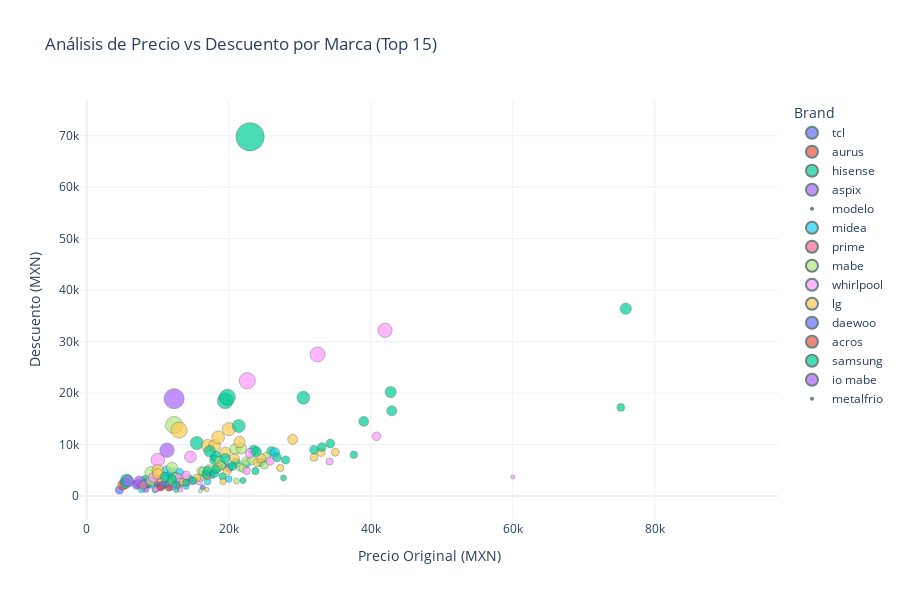

Source (notebook cell):
### Markdown cell above
## 6. Visualizaciones Avanzadas

### Code cell
# Visualización interactiva con Plotly - Precio vs Descuento por Marca
top_brands = df_exact_clean['Brand'].value_counts().head(15).index
df_plot = df_exact_clean[df_exact_clean['Brand'].isin(top_brands)]

fig = px.scatter(
    df_plot,
    x='Price',
    y='Discount',
    color='Brand',
    size='Discount_Percent',
    hover_data=['Name', 'Final_Price', 'Status'],
    title='Análisis de Precio vs Descuento por Marca (Top 15)',
    labels={'Price': 'Precio Original (MXN)', 'Discount': 'Descuento (MXN)'},
    template='plotly_white',
    height=600
)

fig.update_traces(marker=dict(line=dict(width=0.5, color='DarkSlateGrey')))
fig.show()

### Figure 1 — Plotly figure (JSON) as saved in the notebook; plotly's stock layout.template omitted (floating-point values rounded to 4 significant figures)
{"data": [{"customdata": [["Refrigerador Tcl 6 Pies Cúbicos Con Dispensador De Agua TSD60BW-NEGRO", 3449, "Out Of Stock"], ["Refrigerador 11 Pies Top Mount Gris Tdd11s Tcl", 6199, "Out Of Stock"], ["Refrigerador TCL Top Mount 11 Pies Gris TDD11S", 7999, "No Competitor"], ["Refrigerador TCL Top Mount 12 Pies Negro TDD12B", 8799, "No Competitor"], ["Refrigerador 12 Pies Top Mount Gris Tdd12b Tcl", 8859, "No Competitor"], ["Refrigerador TCL Top Mount 15 Pies Gris TDD15BW", 10199, "No Competitor"], ["Refrigerador Tcl 18 Pies Cúbicos French Door Gris Tfr18si", 14639, "Out Of Stock"], ["Refrigerador TCL French Door 18 Pies Silver TFR18SI", 14499, "No Competitor"]], "hovertemplate": "Brand=tcl<br>Precio Original (MXN)=%{x}<br>Descuento (MXN)=%{y}<br>Discount_Percent=%{marker.size}<br>Name=%{customdata[0]}<br>Final_Price=%{customdata[1]}<br>Status=%{customdata[2]}<extra></extra>", "legendgroup": "tcl", "marker": {"color": "#636efa", "line": {"color": "DarkSlateGrey", "width": 0.5}, "size": [25.01, 27.91, 20.0, 16.19, 20.04, 21.54, 10.29, 27.5], "sizemode": "area", "sizeref": 0.7587, "symbol": "circle"}, "mode": "markers", "name": "tcl", "orientation": "v", "showlegend": true, "type": "scatter", "x": [4599.0, 8599.0, 9999.0, 10500.0, 11080.0, 13000.0, 16320.0, 20000.0], "xaxis": "x", "y": [1150.0, 2400.0, 2000.0, 1700.0, 2220.0, 2800.0, 1680.0, 5500.0], "yaxis": "y"}, {"customdata": [["Refrigerador Aurus Aru07wb 7p3 Dark Silver C/despachador", 2919, "Out Of Stock"]], "hovertemplate": "Brand=aurus<br>Precio Original (MXN)=%{x}<br>Descuento (MXN)=%{y}<br>Discount_Percent=%{marker.size}<br>Name=%{customdata[0]}<br>Final_Price=%{customdata[1]}<br>Status=%{customdata[2]}<extra></extra>", "legendgroup": "aurus", "marker": {"color": "#EF553B", "line": {"color": "DarkSlateGrey", "width": 0.5}, "size": [42.87], "sizemode": "area", "sizeref": 0.7587, "symbol": "circle"}, "mode": "markers", "name": "aurus", "orientation": "v", "showlegend": true, "type": "scatter", "x": [5109.0], "xaxis": "x", "y": [2190.0], "yaxis": "y"}, {"customdata": [["Refrigerador Hisense RR63D6WWX Una Puerta 7 Pies Blanco", 2999, "Out Of Stock"], ["Refrigerador Hisense Una Puerta RR63D6WBX 7 Pies Negro", 2499, "Out Of Stock"], ["Refrigerador Hisense Una Puerta 7 Pies Gris RR63D6WGX", 5199, "No Competitor"], ["Refrigerador Hisense Top Mount 8 Pies Negro RT80D6WGX", 6699, "No Competitor"], ["Refrigerador 9 Pies Cúbicos Hisense Top Mount Gris Rt90n6wkx2", 8849, "No Competitor"], ["Refrigerador Hisense Top Mount 14 Pies Negro RT14N6BDX", 11199, "No Competitor"], ["Refrigerador Hisense Side by Side 18 Pies Plateado RS19N6WCX", 5199, "Out Of Stock"], ["Refrigerador Hisense Top Mount 16 Pies Gris RT16N6DDX", 10999, "No Competitor"], ["Refrigerador Hisense Top Mount 16 Pies Negro RT16N6BDX", 10499, "No Competitor"], ["Refrigerador Hisense Bottom Mount 17 Pies Plateado RB18N6CDX1", 12999, "Out Of Stock"], ["Refrigerador Hisense Top Mount 19 Pies Gris Rt19n6acx", 15289, "No Competitor"], ["Refrigerador Hisense Bottom Mount 15 Pies Negro RB15N6FBX1", 14499, "No Competitor"], ["Refrigerador Hisense Una Puerta 9 Pies Azul CVC494N3AWX", 18999, "No Competitor"], ["Refrigerador Hisense Side by Side 20 Pies Negro RS20N6WBX", 14599, "No Competitor"], ["Refrigerador Hisense Side by Side 23 Pies Plateado RS22N6GCX", 17999, "No Competitor"], ["Refrigerador Hisense French Door 22 Pies Plateado RF22N6FCX", 17299, "No Competitor"]], "hovertemplate": "Brand=hisense<br>Precio Original (MXN)=%{x}<br>Descuento (MXN)=%{y}<br>Discount_Percent=%{marker.size}<br>Name=%{customdata[0]}<br>Final_Price=%{customdata[1]}<br>Status=%{customdata[2]}<extra></extra>", "legendgroup": "hisense", "marker": {"color": "#00cc96", "line": {"color": "DarkSlateGrey", "width": 0.5}, "size": [45.46, 55.37, 37.35, 25.56, 20.06, 22.76, 66.46, 38.89, 42.31, 31.58, 20.03, 30.95, 13.64, 37.87, 26.53, 33.46], "sizemode": "area", "sizeref": 0.7587, "symbol": "circle"}, "mode": "markers", "name": "hisense", "orientation": "v", "showlegend": true, "type": "scatter", "x": [5499.0, 5599.0, 8299.0, 8999.0, 11070.0, 14500.0, 15500.0, 18000.0, 18200.0, 19000.0, 19120.0, 21000.0, 22000.0, 23500.0, 24500.0, 26000.0], "xaxis": "x", "y": [2500.0, 3100.0, 3100.0, 2300.0, 2220.0, 3300.0, 10300.0, 7000.0, 7700.0, 6000.0, 3830.0, 6500.0, 3000.0, 8900.0, 6500.0, 8700.0], "yaxis": "y"}, {"customdata": [["Refrigerador Aspix Top Mount 7.3 Pies Negro RCD73NA", 2899, "Out Of Stock"], ["Refrigerador Aspix Una Puerta 7 Pies Plateado RSDS7PA", 4799, "No Competitor"], ["Refrigerador Aspix Una Puerta 7 Pies Negro RSDN7PA", 4799, "No Competitor"], ["Refrigerador Aspix Una Puerta RSDS7PA 7 Pies Blanco", 4499, "No Competitor"], ["Refrigerador Aspix Top Mount 8 Pies Negro AX24RTM8WNE", 5999, "No Competitor"], ["Refrigerador Aspix Top Mount 8 Pies Plateado AX24RTM8WNE", 6999, "No Competitor"], ["Refrigerador Aspix Top Mount 7.3 Pies Gris RCD73PA", 5899, "Out Of Stock"]], "hovertemplate": "Brand=aspix<br>Precio Original (MXN)=%{x}<br>Descuento (MXN)=%{y}<br>Discount_Percent=%{marker.size}<br>Name=%{customdata[0]}<br>Final_Price=%{customdata[1]}<br>Status=%{customdata[2]}<extra></extra>", "legendgroup": "aspix", "marker": {"color": "#ab63fa", "line": {"color": "DarkSlateGrey", "width": 0.5}, "size": [50.01, 31.43, 33.34, 39.19, 27.71, 15.66, 30.59], "sizemode": "area", "sizeref": 0.7587, "symbol": "circle"}, "mode": "markers", "name": "aspix", "orientation": "v", "showlegend": true, "type": "scatter", "x": [5799.0, 6999.0, 7199.0, 7399.0, 8299.0, 8299.0, 8499.0], "xaxis": "x", "y": [2900.0, 2200.0, 2400.0, 2900.0, 2300.0, 1300.0, 2600.0], "yaxis": "y"}, {"customdata": [["Refrigerador Aurus Modelo Aru07ws 7p3 Acero C/despachador", 7199, "Out Of Stock"]], "hovertemplate": "Brand=modelo<br>Precio Original (MXN)=%{x}<br>Descuento (MXN)=%{y}<br>Discount_Percent=%{marker.size}<br>Name=%{customdata[0]}<br>Final_Price=%{customdata[1]}<br>Status=%{customdata[2]}<extra></extra>", "legendgroup": "modelo", "marker": {"color": "#FFA15A", "line": {"color": "DarkSlateGrey", "width": 0.5}, "size": [0.0], "sizemode": "area", "sizeref": 0.7587, "symbol": "circle"}, "mode": "markers", "name": "modelo", "orientation": "v", "showlegend": true, "type": "scatter", "x": [7199.0], "xaxis": "x", "y": [0.0], "yaxis": "y"}, {"customdata": [["Refrigerador Midea Cool Direct Top Mount Low Frost 8 Pies Gris MDRT210CCNLS", 6399, "No Competitor"], ["Refrigerador Midea Una Puerta Top Mount 7 Pies Silver MDRD190CCNDXW", 5699, "Out Of Stock"], ["Refrigerador Midea 10 Pies Gris MDRT280WINDX", 8439, "No Competitor"], ["Refrigerador Midea Top Mount 15 Pies Plateado MDRT580MTM46W", 6399, "Out Of Stock"], ["Refrigerador Midea Automático Top Mount Smart Sensor Lake Silver 10 Pies Cúbicos con Dispensador de Agua", 7799, "No Competitor"], ["Refrigerador Midea Top Mount 10 Pies Gris MDRT280WINDXW", 7499, "Out Of Stock"], ["Refrigerador Top Mount Midea Mdrt489mtm46w 13 Pies color Gris", 9939, "No Competitor"], ["Refrigerador Midea Top Mount 10 Pies Negro MDRT385MTM28WD", 8999, "No Competitor"], ["Refrigerador Midea Bottom Mount 11 Pies Plateado MDRB424FGM46W", 8499, "Out Of Stock"], ["Refrigerador Midea Top Mount 15 Pies Cúbicos Gris MDRT580MTM46W", 10749, "No Competitor"], ["Refrigerador Midea Bottom Mount 11 Pies Gris MDRB424FGM46W", 12129, "Out Of Stock"], ["Refrigerador Midea French Door Plus Inverter Bru Steel 19 Pies Cúbicos", 16499, "No Competitor"], ["Refrigerador Midea Top Mount 15 Pies Negro MDRT580MTM28WD", 11999, "No Competitor"], ["Refrigerador Top Mount Inverter Quattro Lake Silver 12 Pies Cúbicos", 16499, "No Competitor"], ["Refrigerador Automático Midea Side By Side Inverter Quattro Bru Steel 17P Gris MDRS619FGM46", 14219, "No Competitor"], ["Refrigerador Midea Top Mount 17 Pies Plateado MDRT480WENDXW", 13399, "No Competitor"], ["Refrigerador Midea Duplex Wifi 20 Pies Silver MDRS710FGM46", 16709, "Out Of Stock"], ["Refrigerador Midea MDRF700FGM46 French Door 19 Pies Plateado", 16199, "Out Of Stock"], ["Refrigerador Midea Side by Side 20 Pies Plateado MDRS710FGM46", 17999, "No Competitor"], ["Refrigerador Midea French Door Inverter Quattro Jazz Black 19P Negro MDRF700FGM28", 29499, "No Competitor"]], "hovertemplate": "Brand=midea<br>Precio Original (MXN)=%{x}<br>Descuento (MXN)=%{y}<br>Discount_Percent=%{marker.size}<br>Name=%{customdata[0]}<br>Final_Price=%{customdata[1]}<br>Status=%{customdata[2]}<extra></extra>", "legendgroup": "midea", "marker": {"color": "#19d3f3", "line": {"color": "DarkSlateGrey", "width": 0.5}, "size": [16.89, 28.75, 12.08, 42.86, 33.9, 37.5, 19.39, 28.0, 34.62, 19.17, 13.36, 0.0, 27.27, 0.0, 16.35, 23.43, 16.45, 28.0, 32.08, 0.0], "sizemode": "area", "sizeref": 0.7587, "symbol": "circle"}, "mode": "markers", "name": "midea", "orientation": "v", "showlegend": true, "type": "scatter", "x": [7699.0, 7999.0, 9599.0, 11200.0, 11800.0, 12000.0, 12330.0, 12500.0, 13000.0, 13300.0, 14000.0, 16500.0, 16500.0, 16500.0, 17000.0, 17500.0, 20000.0, 22500.0, 26500.0, 29500.0], "xaxis": "x", "y": [1300.0, 2300.0, 1160.0, 4800.0, 4000.0, 4500.0, 2390.0, 3500.0, 4500.0, 2550.0, 1870.0, 0.0, 4500.0, 0.0, 2780.0, 4100.0, 3290.0, 6300.0, 8500.0, 0.0], "yaxis": "y"}, {"customdata": [["Refrigerador Prime Rpr90-s 9p C/ Desp Top Mounted Silver", 5799, "Out Of Stock"], ["Refrigerador Prime Top Mounted Silver Rpr13-s 13p", 6599, "Out Of Stock"], ["Refrigerador Prime Top Mounted 11p Silver RPR11-S", 8469, "No Competitor"], ["Refrigerador Prime RPR15-S 15P Top Mounted Silver", 11079, "No Competitor"]], "hovertemplate": "Brand=prime<br>Precio Original (MXN)=%{x}<br>Descuento (MXN)=%{y}<br>Discount_Percent=%{marker.size}<br>Name=%{customdata[0]}<br>Final_Price=%{customdata[1]}<br>Status=%{customdata[2]}<extra></extra>", "legendgroup": "prime", "marker": {"color": "#FF6692", "line": {"color": "DarkSlateGrey", "width": 0.5}, "size": [26.59, 32.66, 15.3, 14.77], "sizemode": "area", "sizeref": 0.7587, "symbol": "circle"}, "mode": "markers", "name": "prime", "orientation": "v", "showlegend": true, "type": "scatter", "x": [7899.0, 9799.0, 9999.0, 13000.0], "xaxis": "x", "y": [2100.0, 3200.0, 1530.0, 1920.0], "yaxis": "y"}, {"customdata": [["Refrigerador Mabe Rma210pymrm0 8 Pies Cúbicos Gris", 6059, "No Competitor"], ["Refrigerador Mabe Stainless Steel Top Mount 11 Pies Negro RMA300FXMRP0", 4399, "Out Of Stock"], ["Refrigerador Mabe Top Mount 14 Pies Gris RME360FDMRE0", 8999, "Out Of Stock"], ["Refrigerador Mabe Top Mount 14 Pies Grafito RME360FGMRE0", 6499, "Out Of Stock"], ["Refrigerador Mabe Top Mount 19 Pies Gris RMS510IBMRX0", -1501, "Out Of Stock"], ["Refrigerador Mabe Top Mount 10 Pies Negro RMA250PVMRP0", 8799, "No Competitor"], ["Refrigerador Mabe Top Mount 10 Pies Plateado RMA1025YMXE", 8999, "No Competitor"], ["Refrigerador Mabe Top Mount 11 Pies Grafito", 10199, "No Competitor"], ["Refrigerador Mabe Rma300fjmrm0 11p Desp Inox Mate", 14269, "Out Of Stock"], ["Refrigerador Mabe Home Energy Saver 360 Lts Grafito RME360PVMRM0", 12459, "No Competitor"], ["Refrigerador Mabe Rma300fxmrm0 11'' 300 L Inox Mate Full Grip Home Energy Saver", 14990, "No Competitor"], ["Refrigerador Mabe Ome Energy Saver 10 Pies Grafito", 11290, "No Competitor"], ["Refrigerador Mabe RME1436XMXE Top Mount 14 Pies Grafito", 11599, "No Competitor"], ["Refrigerador Mabe Top Mount 14 Pies Negro RME360FDMRP0", 11999, "No Competitor"], ["Refrigerador Mabe Bottom Mount 11 Pies Negro RMB300IZMRP0", 11999, "Out Of Stock"], ["Refrigerador Mabe Top Mount 15 Pies Plateado RMS400IAMRX0", 12999, "No Competitor"], ["Refrigerador Mabe Top Mount 19 Pies Inox Mate RMS510IVMRM0", 11799, "No Competitor"], ["Refrigerador Mabe Bottom Freezer Gris RMB400IAMRM0", 18168, "Out Of Stock"], ["Refrigerador Mabe Top Mount 19 Pies Plateado Mate RMS510IAMRM0", 15999, "No Competitor"], ["Refrigerador Mabe Bottom Mount 19 Pies Negro RMB520IWMRP0", 12599, "Out Of Stock"], ["Refrigerador Mabe Bottom Mount 15 Pies Grafito RMB400IAMRE0", 16599, "No Competitor"], ["Refrigerador Mabe 15 Pies 400 L Acero Inoxidable", 15699, "No Competitor"], ["Refrigerador Automático Mabe 19 Pies 510 L Inoxidable", 16299, "No Competitor"], ["Refrigerador Mabe RMB520IJMRP0 Bottom Mount 19 Pies Negro", 18999, "No Competitor"], ["Refrigerador Mabe Automático 15 Pies 400 L Inox Mate", 17699, "No Competitor"]], "hovertemplate": "Brand=mabe<br>Precio Original (MXN)=%{x}<br>Descuento (MXN)=%{y}<br>Discount_Percent=%{marker.size}<br>Name=%{customdata[0]}<br>Final_Price=%{customdata[1]}<br>Status=%{customdata[2]}<extra></extra>", "legendgroup": "mabe", "marker": {"color": "#B6E880", "line": {"color": "DarkSlateGrey", "width": 0.5}, "size": [32.67, 51.12, 25.0, 45.84, 112.2, 29.6, 28.57, 26.09, 0.0, 22.08, 6.31, 30.0, 29.27, 30.23, 35.83, 31.22, 43.54, 13.81, 25.93, 42.2, 24.55, 30.01, 30.01, 24.0, 30.04], "sizemode": "area", "sizeref": 0.7587, "symbol": "circle"}, "mode": "markers", "name": "mabe", "orientation": "v", "showlegend": true, "type": "scatter", "x": [8999.0, 8999.0, 12000.0, 12000.0, 12300.0, 12500.0, 12600.0, 13800.0, 14270.0, 15990.0, 16000.0, 16130.0, 16400.0, 17200.0, 18700.0, 18900.0, 20900.0, 21080.0, 21600.0, 21800.0, 22000.0, 22430.0, 23290.0, 25000.0, 25300.0], "xaxis": "x", "y": [2940.0, 4600.0, 3000.0, 5500.0, 13800.0, 3700.0, 3600.0, 3600.0, 0.0, 3531.0, 1009.0, 4839.0, 4800.0, 5200.0, 6700.0, 5900.0, 9100.0, 2911.0, 5600.0, 9200.0, 5400.0, 6731.0, 6990.0, 6000.0, 7600.0], "yaxis": "y"}, {"customdata": [["Refrigerador Inverter Whirlpool Top Mount 9 Pies Silver WT32209D", 5799, "Out Of Stock"], ["Refrigerador Whirpool Mod. Wt02209d 9p3 Silver Inverter", 8419, "Out Of Stock"], ["Refrigerador Whirlpool Bottommount Wb1331d", 2999, "Out Of Stock"], ["Refrigerador Whirlpool Wt1133m 11 Pies color Plateado", 7429, "Out Of Stock"], ["Refrigerador Whirlpool 12 Pies Cúbicos Gris Wt-1231d", 10299, "No Competitor"], ["Refrigerador Whirlpool Top Mount 9 Pies Silver WT32409D 9P", 9499, "No Competitor"], ["Refrigerador Whirlpool WT1331D Top Mount 13p Xpert Energy Saver", 10299, "No Competitor"], ["Refrigerador Whirlpool 12p3 Silver Wt-1231d/1230k", 11939, "No Competitor"], ["Refrigerador Whirpool Top Mount 11 Pies Plateado WT1133M 11P", 11299, "No Competitor"], ["Refrigerador Whirlpool Top Mount 18 Pies Gris WT1818A", 9999, "Out Of Stock"], ["Refrigerador Whirlpool Wt1865a Top Mount 18 Pies", 6999, "Out Of Stock"], ["Refrigerador Whirlpool Top Mount 14 Pies Gris", 11999, "No Competitor"], ["Refrigerador Whirlpool Mod. Wt-1333dk", 15199, "Out Of Stock"], ["Refrigerador Whirlpool color Gris Top Mount 17p³", 12999, "No Competitor"], ["Refrigerador Whirlpool Bottom Mount 13 Pies Negro WB1332V", 12999, "Out Of Stock"], ["Refrigerador Whirlpool Side by Side Xpert 18 Pies Gris WD1600S", 17599, "No Competitor"], ["Refrigerador Whirlpool Side by Side 21 Pies Plateado WRQ551SNJZ", 199, "Out Of Stock"], ["Refrigerador Whirlpool French Door 19.56 P³", 14699, "Out Of Stock"], ["Refrigerador Whirlpool Side by Side 25 Pies Plateado WD5600S", 18999, "Out Of Stock"], ["Refrigerador Whirlpool French Door 25 Pies Negro WRX735SDHV", 4999, "Out Of Stock"], ["Refrigerador Whirlpool French Door 20 Pies Cubicos Gris MWRF220SEHM", 27499, "No Competitor"], ["Refrigerador Whirlpool 21 Pies Cubicos Gris WD1006S", 29199, "No Competitor"], ["Refrigerador Whirlpool Una Puerta 18 Pies Acero Inoxidable WSR57R18DM", 9799, "Out Of Stock"], ["Refrigerador Whirlpool WRX735SDHZ color Gris 25p³", 56299, "Out Of Stock"]], "hovertemplate": "Brand=whirlpool<br>Precio Original (MXN)=%{x}<br>Descuento (MXN)=%{y}<br>Discount_Percent=%{marker.size}<br>Name=%{customdata[0]}<br>Final_Price=%{customdata[1]}<br>Status=%{customdata[2]}<extra></extra>", "legendgroup": "whirlpool", "marker": {"color": "#FF97FF", "line": {"color": "DarkSlateGrey", "width": 0.5}, "size": [38.3, 13.29, 70.01, 29.24, 14.88, 26.93, 21.38, 9.55, 18.71, 28.57, 52.06, 18.92, 0.0, 17.72, 23.53, 21.78, 99.12, 36.09, 26.36, 84.62, 19.59, 28.43, 76.67, 6.17], "sizemode": "area", "sizeref": 0.7587, "symbol": "circle"}, "mode": "markers", "name": "whirlpool", "orientation": "v", "showlegend": true, "type": "scatter", "x": [9399.0, 9709.0, 9999.0, 10500.0, 12100.0, 13000.0, 13100.0, 13200.0, 13900.0, 14000.0, 14600.0, 14800.0, 15200.0, 15800.0, 17000.0, 22500.0, 22600.0, 23000.0, 25800.0, 32500.0, 34200.0, 40800.0, 42000.0, 60000.0], "xaxis": "x", "y": [3600.0, 1290.0, 7000.0, 3070.0, 1800.0, 3500.0, 2800.0, 1260.0, 2600.0, 4000.0, 7600.0, 2800.0, 0.0, 2800.0, 4000.0, 4900.0, 22400.0, 8300.0, 6800.0, 27500.0, 6700.0, 11600.0, 32200.0, 3700.0], "yaxis": "y"}, {"customdata": [["Refrigerador LG VT40BP Top Mount 14 Pies Platino", 4999, "Out Of Stock"], ["Refrigerador LG Top Mount 11 Pies Plateado GT32BDC", 5699, "Out Of Stock"], ["Refrigerador Top Mount LG Gt32bdc Smart Inverter 11 Pies", 7879, "Out Of Stock"], ["Refrigerador LG Gt32wdc de 11 Pies color Gris", 7889, "Out Of Stock"], ["Refrigerador Lg 9 Pies Silver", 10700, "Out Of Stock"], ["Refrigerador LG Top Mount 15 Pies Negro LT44AGD", 199, "Out Of Stock"], ["Refrigerador LG 2 Puertas con Despachador 11 Pies Gt32wpk", 10839, "No Competitor"], ["Refrigerador LG Top Freezer 16 Pies Platino VT45BP.APYFMXM", 11999, "No Competitor"], ["Refrigerador Top Mount Lg 15 Pies color Acero Inoxidable", 12989, "No Competitor"], ["Refrigerador Lg Vt40wp 14 Pies Top Mount Con Despachador De Agua", 15649, "Out Of Stock"], ["Refrigerador LG Top Mount 14 Pies Plateado VT40WP", 16999, "No Competitor"], ["Refrigerador LG Botton Mount 17 Pies Gris GB45SPP", 7199, "Out Of Stock"], ["Refrigerador LG Bottom Mount 17 Pies Negro GB45SPT", 8199, "Out Of Stock"], ["Refrigerador LG Inverter 9 Pies Gris GT29WDC", 12899, "No Competitor"], ["Refrigerador Inverter LG Bottom Mount 22 Pies Plateado GB22BGS", 7099, "Out Of Stock"], ["Refrigerador LG Lt57bpsx 20 Ft. Top Mount Smart Inverter", 16390, "Out Of Stock"], ["Refrigerador Inverter LG LM65BGS French Door 25 Pies Plateado", 10999, "Out Of Stock"], ["Refrigerador 24 Pies Top Mount Smart Inverter Color Silver Lg", 19730, "Out Of Stock"], ["Refrigerador LG Top Mount 20 Pies Plateado LT57BPSX", 14899, "No Competitor"], ["Refrigerador Inverter LG French Door 22 Pies Acero GF22WGS", 6999, "Out Of Stock"], ["Refrigerador LG Top Mount 20 Pies Negro LT57BT", 13499, "Out Of Stock"], ["Refrigerador LG French Door 29 Pies Plateado GM29BP", 10999, "Out Of Stock"], ["Refrigerador LG Top Mount 24 Pies Plateado GT24BS", 17499, "No Competitor"], ["Refrigerador Lg Top Freezer 20³pies Negro Essence Smart Inverter", 17199, "No Competitor"], ["Refrigerador Inverter 22 Pies French Door Acero Inox Lg", 25180, "Out Of Stock"], ["Refrigerador Lg 22 Pies Cúbicos French Door Gris Gf22bgsk", 21799, "No Competitor"], ["Refrigerador Lg 20 Pies³ (566 L) Top Freezer Negro Mate", 28559, "Out Of Stock"], ["Refrigerador LG French Door 22 Pies Plateado GM22BIP", 17999, "Out Of Stock"], ["Refrigerador LG Side by Side 27 Pies Plateado VS27BXQP", 24499, "Out Of Stock"], ["Refrigerador LG French Door 25 Pies Plateado GM25BQSASTFMXM", 24499, "No Competitor"], ["Refrigerador LG French Door 29 Pies Plateado GM39BVP", 26499, "No Competitor"]], "hovertemplate": "Brand=lg<br>Precio Original (MXN)=%{x}<br>Descuento (MXN)=%{y}<br>Discount_Percent=%{marker.size}<br>Name=%{customdata[0]}<br>Final_Price=%{customdata[1]}<br>Status=%{customdata[2]}<extra></extra>", "legendgroup": "lg", "marker": {"color": "#FECB52", "line": {"color": "DarkSlateGrey", "width": 0.5}, "size": [50.01, 43.0, 25.03, 25.07, 0.0, 98.47, 20.0, 22.58, 23.08, 7.4, 0.0, 57.65, 54.45, 30.01, 61.62, 14.59, 43.59, 0.0, 24.75, 65.0, 35.1, 48.84, 27.08, 30.0, 0.0, 20.0, 0.0, 37.93, 23.44, 25.76, 24.29], "sizemode": "area", "sizeref": 0.7587, "symbol": "circle"}, "mode": "markers", "name": "lg", "orientation": "v", "showlegend": true, "type": "scatter", "x": [9999.0, 9999.0, 10510.0, 10530.0, 10700.0, 13000.0, 13550.0, 15500.0, 16890.0, 16900.0, 17000.0, 17000.0, 18000.0, 18430.0, 18500.0, 19190.0, 19500.0, 19730.0, 19800.0, 20000.0, 20800.0, 21500.0, 24000.0, 24570.0, 25180.0, 27250.0, 28560.0, 29000.0, 32000.0, 33000.0, 35000.0], "xaxis": "x", "y": [5000.0, 4300.0, 2630.0, 2640.0, 0.0, 12800.0, 2710.0, 3500.0, 3897.0, 1250.0, 0.0, 9800.0, 9800.0, 5531.0, 11400.0, 2800.0, 8500.0, 0.0, 4900.0, 13000.0, 7300.0, 10500.0, 6500.0, 7371.0, 0.0, 5450.0, 0.0, 11000.0, 7500.0, 8500.0, 8500.0], "yaxis": "y"}, {"customdata": [["Refrigerador Daewoo Drt-0910asd Gris Top Mount 9 Pies", 8279, "Out Of Stock"], ["Refrigerador Inverter Daewoo 9 Pies Cúbicos Top Mount Gris Drt-0920hsbi", 8529, "Out Of Stock"], ["Refrigerador Daewoo 9 Pies Cúbicos Top Mount Gris Drt-0910as", 10685, "No Competitor"], ["Refrigerador Daewoo Drt-1210msd Gris Top Mount de 12 Pies", 10109, "No Competitor"], ["Refrigerador Daewoo 19 Pies Cúbicos Top Mount Gris Drt-1920hsbti", 16569, "Out Of Stock"]], "hovertemplate": "Brand=daewoo<br>Precio Original (MXN)=%{x}<br>Descuento (MXN)=%{y}<br>Discount_Percent=%{marker.size}<br>Name=%{customdata[0]}<br>Final_Price=%{customdata[1]}<br>Status=%{customdata[2]}<extra></extra>", "legendgroup": "daewoo", "marker": {"color": "#636efa", "line": {"color": "DarkSlateGrey", "width": 0.5}, "size": [20.0, 20.06, 0.0, 13.81, 0.0], "sizemode": "area", "sizeref": 0.7587, "symbol": "circle"}, "mode": "markers", "name": "daewoo", "orientation": "v", "showlegend": true, "type": "scatter", "x": [10350.0, 10670.0, 10680.0, 11730.0, 16570.0], "xaxis": "x", "y": [2070.0, 2140.0, 0.0, 1620.0, 0.0], "yaxis": "y"}, {"customdata": [["Refrigerador Acros Top Mount 11 Pies Plateado AT1130F", 8799, "Out Of Stock"], ["Refrigerador Acros 11 Pies Silver At1130m", 9999, "No Competitor"], ["Refrigerador Acros 13 Pies Cubicos Blanco At-1330w", 14009, "No Competitor"]], "hovertemplate": "Brand=acros<br>Precio Original (MXN)=%{x}<br>Descuento (MXN)=%{y}<br>Discount_Percent=%{marker.size}<br>Name=%{customdata[0]}<br>Final_Price=%{customdata[1]}<br>Status=%{customdata[2]}<extra></extra>", "legendgroup": "acros", "marker": {"color": "#EF553B", "line": {"color": "DarkSlateGrey", "width": 0.5}, "size": [15.39, 13.04, 0.0], "sizemode": "area", "sizeref": 0.7587, "symbol": "circle"}, "mode": "markers", "name": "acros", "orientation": "v", "showlegend": true, "type": "scatter", "x": [10400.0, 11500.0, 14010.0], "xaxis": "x", "y": [1600.0, 1500.0, 0.0], "yaxis": "y"}, {"customdata": [["Refrigerador Samsung Top Mount 11 Pies Negro RT31DG5724B1EM", 7299, "Out Of Stock"], ["Refrigerador Samsung Top Mount 11 Pies Gris RT31DG5724S9EM", 8699, "Out Of Stock"], ["Refrigerador Samsung 11 Pies Cúbicos Top Mount Gris Rt31dg5224s9", 11499, "No Competitor"], ["Refrigerador Samsung Top Mount 11 Pies Gris RT31DG5124S9EM", 10399, "No Competitor"], ["Refrigerador 12 Pies Gris Ai Top Mount Rt35dg5224s9 Samsung", 13499, "No Competitor"], ["Refrigerador Samsung Top Mount 12 Pies Gris RT35DG5224S9EM", 11399, "No Competitor"], ["Refrigerador Samsung Top Mount 14 Pies Plateado RT38DG6224S9EM", 11999, "No Competitor"], ["Refrigerador Samsung Top Mount 14 Pies Acero Inoxidable RT38A5930BS/EM", 15899, "Out Of Stock"], ["Refrigerador Samsung Top Mount 15 Pies Plateado RT42DG6224S9EM", 12599, "No Competitor"], ["Refrigerador Samsung Top Mount Cúbicos 12 Pies Color Acero RT35DG5724S9EM", 12099, "No Competitor"], ["Refrigerador Samsung Top Mount 19ft Fábrica Hielos Negro", 8599, "Out Of Stock"], ["Refrigerador Samsung Top Mount 19 Pies Gris RT53DG6128S9", 17859, "No Competitor"], ["Refrigerador Samsung RT38DG6734S9EM Gris Top Mount 14 Pies", 13599, "No Competitor"], ["Refrigerador Samsung Top Mount 15 Pies Negro RT42DG6734B1EM", 12999, "No Competitor"], ["Refrigerador Samsung Top Mount 16 Pies Negro RT44A6344B1", 18499, "Out Of Stock"], ["Refrigerador Samsung Side by Side 28 Pies Plateado RS28CB70NAQLEM", 999, "Out Of Stock"], ["Refrigerador Samsung Top Mount 19 Pies Gris RT53DG6128S9EM", 12199, "No Competitor"], ["Refrigerador Samsung Bespoke Bottom 12ft Personalizable", 599, "Out Of Stock"], ["Refrigerador Samsung Top Mount Ai Fábrica Hielo Giratorio Gris RT42DG6774S9EM", 14699, "No Competitor"], ["Refrigerador Samsung Bottom Mount 12 Pies Azul Bespoke F-RB33A23DUDB", 7799, "Out Of Stock"], ["Refrigerador Samsung Family Hub French Door 31 Pies Negro RF32CG5911B1EM", -46801, "Out Of Stock"], ["Refrigerador Samsung RB50DG6320S9EM Gris Bottom Mount", 18899, "No Competitor"], ["Refrigerador Samsung Top Mount Ai 19ft Dispensador Acero RT53DG6758S9EM", 15299, "No Competitor"], ["Refrigerador Samsung French Door 22 Pies Plateado RF22A4010S9EM", 19299, "No Competitor"], ["Refrigerador Samsung French Door 32ft Plateado", 24199, "No Competitor"], ["Refrigerador Samsung Bespoke Ai Sbs 28 Pies Blanco RS28CB70NA12EM", 27999, "Out Of Stock"], ["Refrigerador Samsung Bespoke Side by Side 28 Pies Blanco RS28CB70NA12EM", 20999, "Out Of Stock"], ["Refrigerador Samsung French Door 25ft Ice Maker Plata", 29400, "Out Of Stock"], ["Refrigerador Samsung French Door 31 Pies Negro RF32CG5411B1EM", 11399, "Out Of Stock"], ["Refrigerador Samsung French Door 32 Pies Plateado RF32CG5A10S9EM", 22999, "No Competitor"], ["Refrigerador Samsung Xazers28t5b00b1 Inverter color Negro", 23599, "No Competitor"], ["Refrigerador Samsung French Door 3 Puertas 22 Pies Cúbicos Color Acero Oscuro Con Despachador Agua Rf22a4220b1/em", 24099, "No Competitor"], ["Refrigerador Samsung French Door 32 Pies Plata RF32CG5N10S9EM", 36399, "Out Of Stock"], ["Refrigerador Samsung Side by Side 22 Pies Plateado RS22T5561S9/EM", 29599, "No Competitor"], ["Refrigerador Samsung French Door 32 Pies Black Caviar RF32CG5N10B1EM", 24499, "No Competitor"], ["Refrigerador Samsung Bespoke French Door 32ft Cúbicos Blanco", 22599, "Out Of Stock"], ["Refrigerador Samsung Side By Side 27ft Gris Despachador SpaceMax", 26399, "No Competitor"], ["Refrigerador Samsung French Door 31 Pies Plateado RF32CG5411SREM", 48699, "Out Of Stock"], ["Refrigerador Samsung Side by Side 23 Pies Blanco RM90F66CDWEM", 57999, "No Competitor"], ["Refrigerador Samsung Sbs 27ft Pantalla Family Hub Negro Wi-Fi Habilitado", 39499, "Out Of Stock"], ["Refrigerador Samsung French Door 31 Pies Plateado RF32CG5911SREM", 91999, "Out Of Stock"]], "hovertemplate": "Brand=samsung<br>Precio Original (MXN)=%{x}<br>Descuento (MXN)=%{y}<br>Discount_Percent=%{marker.size}<br>Name=%{customdata[0]}<br>Final_Price=%{customdata[1]}<br>Status=%{customdata[2]}<extra></extra>", "legendgroup": "samsung", "marker": {"color": "#00cc96", "line": {"color": "DarkSlateGrey", "width": 0.5}, "size": [33.64, 27.5, 8.73, 17.46, 0.0, 18.57, 20.0, 0.0, 25.0, 28.83, 50.29, 0.0, 24.45, 28.57, 0.0, 94.88, 37.44, 96.97, 28.29, 63.55, 303.5, 20.42, 35.98, 27.99, 12.64, 0.0, 25.0, 0.0, 62.63, 28.13, 28.7, 29.74, 0.0, 21.28, 37.18, 47.2, 38.53, 0.0, 22.87, 47.96, 0.0], "sizemode": "area", "sizeref": 0.7587, "symbol": "circle"}, "mode": "markers", "name": "samsung", "orientation": "v", "showlegend": true, "type": "scatter", "x": [11000.0, 12000.0, 12600.0, 12600.0, 13500.0, 14000.0, 15000.0, 15900.0, 16800.0, 17000.0, 17300.0, 17860.0, 18000.0, 18200.0, 18500.0, 19500.0, 19500.0, 19800.0, 20500.0, 21400.0, 23000.0, 23750.0, 23900.0, 26800.0, 27700.0, 28000.0, 28000.0, 29400.0, 30500.0, 32000.0, 33100.0, 34300.0, 36400.0, 37600.0, 39000.0, 42800.0, 42950.0, 48700.0, 75200.0, 75900.0, 92000.0], "xaxis": "x", "y": [3700.0, 3300.0, 1100.0, 2200.0, 0.0, 2600.0, 3000.0, 0.0, 4200.0, 4900.0, 8700.0, 0.0, 4400.0, 5200.0, 0.0, 18500.0, 7300.0, 19200.0, 5800.0, 13600.0, 69800.0, 4850.0, 8600.0, 7500.0, 3500.0, 0.0, 7000.0, 0.0, 19100.0, 9000.0, 9500.0, 10200.0, 0.0, 8000.0, 14500.0, 20200.0, 16550.0, 0.0, 17200.0, 36400.0, 0.0], "yaxis": "y"}, {"customdata": [["Refrigerador IO Mabe Top Mount 15 Pies Gris O1540YMXN3", 2399, "Out Of Stock"], ["Refrigerador IO Mabe Top Mount 19 Pies Plateado ROS510IIMRX0", -6601, "Out Of Stock"]], "hovertemplate": "Brand=io mabe<br>Precio Original (MXN)=%{x}<br>Descuento (MXN)=%{y}<br>Discount_Percent=%{marker.size}<br>Name=%{customdata[0]}<br>Final_Price=%{customdata[1]}<br>Status=%{customdata[2]}<extra></extra>", "legendgroup": "io mabe", "marker": {"color": "#ab63fa", "line": {"color": "DarkSlateGrey", "width": 0.5}, "size": [78.77, 153.7], "sizemode": "area", "sizeref": 0.7587, "symbol": "circle"}, "mode": "markers", "name": "io mabe", "orientation": "v", "showlegend": true, "type": "scatter", "x": [11300.0, 12300.0], "xaxis": "x", "y": [8900.0, 18900.0], "yaxis": "y"}, {"customdata": [["Refrigerador Metalfrio 10 Pies Blanco Rb100 Fgd", 25468, "Out Of Stock"], ["Refrigerador Metalfrio 66 Pies Cúbicos Blanco Rb900", 77255, "Out Of Stock"]], "hovertemplate": "Brand=metalfrio<br>Precio Original (MXN)=%{x}<br>Descuento (MXN)=%{y}<br>Discount_Percent=%{marker.size}<br>Name=%{customdata[0]}<br>Final_Price=%{customdata[1]}<br>Status=%{customdata[2]}<extra></extra>", "legendgroup": "metalfrio", "marker": {"color": "#FFA15A", "line": {"color": "DarkSlateGrey", "width": 0.5}, "size": [0.0, 0.0], "sizemode": "area", "sizeref": 0.7587, "symbol": "circle"}, "mode": "markers", "name": "metalfrio", "orientation": "v", "showlegend": true, "type": "scatter", "x": [25470.0, 77260.0], "xaxis": "x", "y": [0.0, 0.0], "yaxis": "y"}], "layout": {"height": 600, "legend": {"itemsizing": "constant", "title": {"text": "Brand"}, "tracegroupgap": 0}, "title": {"text": "Análisis de Precio vs Descuento por Marca (Top 15)"}, "xaxis": {"anchor": "y", "domain": [0, 1], "title": {"text": "Precio Original (MXN)"}}, "yaxis": {"anchor": "x", "domain": [0, 1], "title": {"text": "Descuento (MXN)"}}}}
